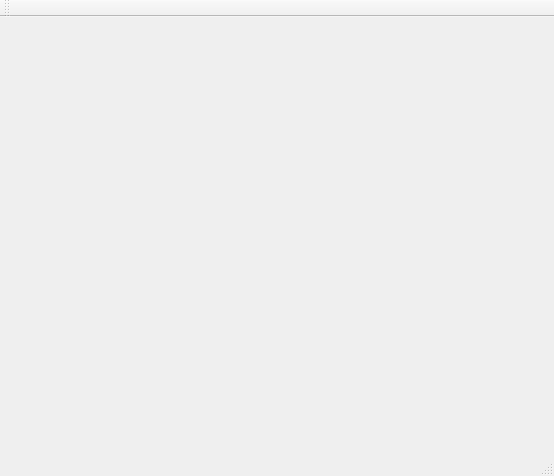
<?xml version="1.0" encoding="UTF-8"?>
<ui version="4.0">
 <class>MainWindow</class>
 <widget class="QMainWindow" name="MainWindow">
  <property name="geometry">
   <rect>
    <x>0</x>
    <y>0</y>
    <width>554</width>
    <height>476</height>
   </rect>
  </property>
  <property name="windowTitle">
   <string>MainWindow</string>
  </property>
  <widget class="QWidget" name="centralWidget">
   <widget class="QCustomPlot" name="customPlot" native="true">
    <property name="geometry">
     <rect>
      <x>150</x>
      <y>140</y>
      <width>120</width>
      <height>80</height>
     </rect>
    </property>
   </widget>
  </widget>
  <widget class="QMenuBar" name="menuBar">
   <property name="geometry">
    <rect>
     <x>0</x>
     <y>0</y>
     <width>554</width>
     <height>31</height>
    </rect>
   </property>
  </widget>
  <widget class="QToolBar" name="mainToolBar">
   <attribute name="toolBarArea">
    <enum>TopToolBarArea</enum>
   </attribute>
   <attribute name="toolBarBreak">
    <bool>false</bool>
   </attribute>
  </widget>
  <widget class="QStatusBar" name="statusBar"/>
 </widget>
 <layoutdefault spacing="6" margin="11"/>
 <customwidgets>
  <customwidget>
   <class>QCustomPlot</class>
   <extends>QWidget</extends>
   <header location="global">qcustomplot.h</header>
   <container>1</container>
  </customwidget>
 </customwidgets>
 <resources/>
 <connections/>
</ui>
